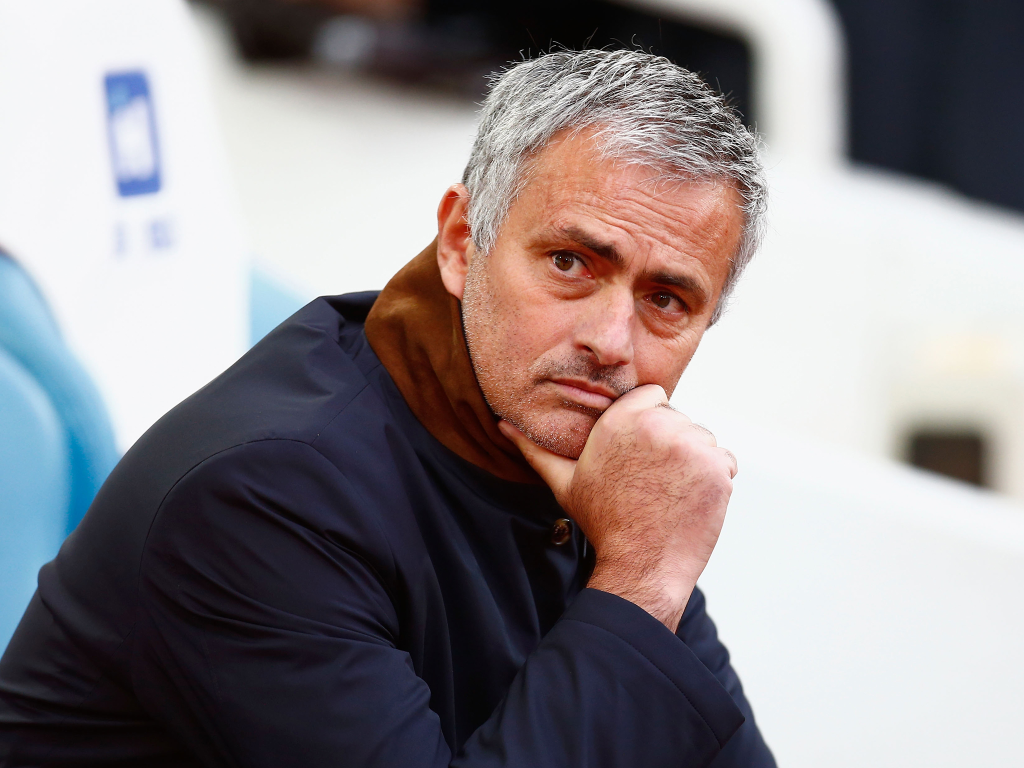
#> input picture full_img.jpg, 2048 x 1536 px (shown at 1/2 size); its folder holds only this picture in this run
$ python resize.py   (older library calls are emulated)
#> lines starting #> are read from the running program, lines starting #| are printed output that depends on the picture
# Python Optimize Images
# -
# - Resize images keeping aspect ratio.
# - resize.py scan the current directory and will process
# - all images (jpg, .gif, .png) and put them into "processed" folder.
# - ==========================================================================
# -   Genesis Guerrero Martinez.                                             =
# -   https://github.com/gengue (genesisdaft@gmail.com)                      =
# -   July, 2016.                                                            =
# - ==========================================================================

import os
import sys
from PIL import Image

size = 800, 500
path = '.'
newpath = 'processed'

if len(sys.argv) > 1:
    if sys.argv[1] and sys.argv[2]:
        size = int(sys.argv[1]), int(sys.argv[2])

if not os.path.exists(newpath):
    os.makedirs(newpath)

for infile in os.listdir(path):
    current = os.path.join(path, infile)

    if (os.path.isfile(current) and (infile.endswith('.jpg') or infile.endswith('.png') or  infile.endswith('.gif'))):
        print('processing "%s"' % infile)
        img = Image.open(infile)
#> img is the input picture: PIL image 2048x1536 RGB; mean R, G, B 142.1, 135.1, 137.3
        img.thumbnail(size, Image.ANTIALIAS)
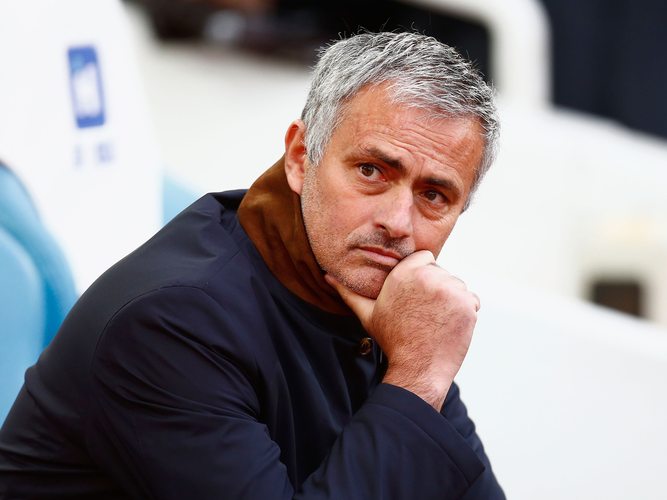
#> img: PIL image 667x500 RGB; mean R, G, B 142.1, 135.1, 137.3
        img.save('processed/%s' % infile, optimize=True, quality=95)
